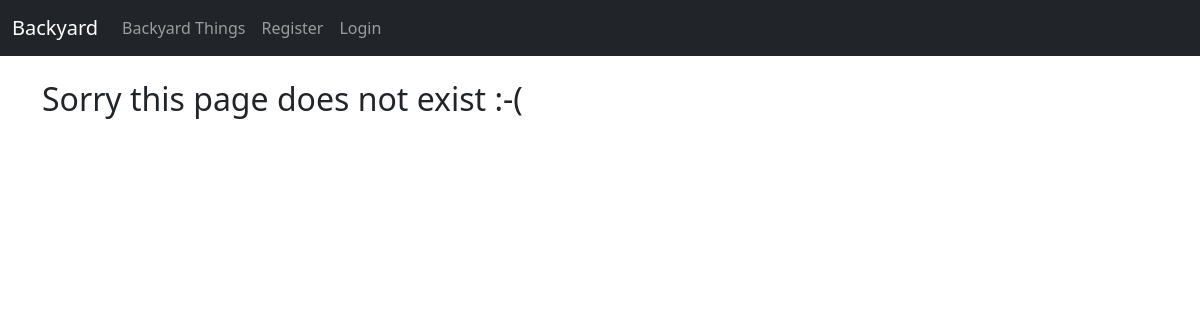
Page /category/protest/ on the earlier database version.
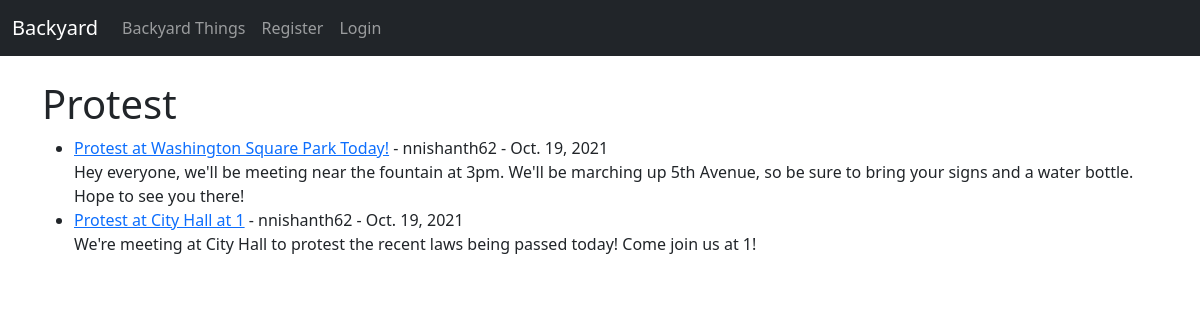
Same page on the later database version.
### blog/models.py (models this page shows, shortened)
class Post(models.Model):
    title = models.CharField(max_length=255)
    title_tag = models.CharField(max_length=255)
    author = models.ForeignKey(User, on_delete=models.CASCADE)
    body = models.TextField()
    post_date = models.DateField(auto_now_add=True)
    category = models.CharField(max_length=255, default="event")
    likes = models.ManyToManyField(User, related_name = 'blog_post')

### blog/views.py (the view)
# urls.py: path('category/<str:cats>/', CategoryView, name="category"),
def CategoryView(request, cats):
    category_posts = Post.objects.filter(category=cats.replace('-', ' '))
    return render(request, 'category.html', {'cats': cats.title().replace('-', ' '), 'category_posts': category_posts})

### blog/templates/category.html (shortened to what this page needs)
{% extends 'base.html' %}
{% block content %}
{% if category_posts%}
    <h1> {{cats}} </h1>
    <ul>
        {% for post in category_posts %}
        <li><a href = "{% url 'post_detail' post.pk %}">{{ post.title }}</a> -
            {{ post.author }} -
            {{post.post_date}}<br/>
            {{ post.body }}</li>
        {% endfor %}
    </ul>
{% else %}
    <h2> Sorry this page does not exist :-( </h2>
{% endif %}
{% endblock %}

Differences in the rows shown:
added Post: title "Protest at Washington Square Park Today!", author "nnishanth62", post_date "Oct. 19, 2021", body "Hey everyone, we'll be meeting near the fountain at 3pm. We'll be marching up 5th Avenue, so be sure to bring your signs and a water bottle. Hope to see you there!"
added Post: title "Protest at City Hall at 1", author "nnishanth62", post_date "Oct. 19, 2021", body "We're meeting at City Hall to protest the recent laws being passed today! Come join us at 1!"
Other differences:
{{ cats }}: (not shown) → "Protest"
text no longer shown: "Sorry this page does not exist :-("
